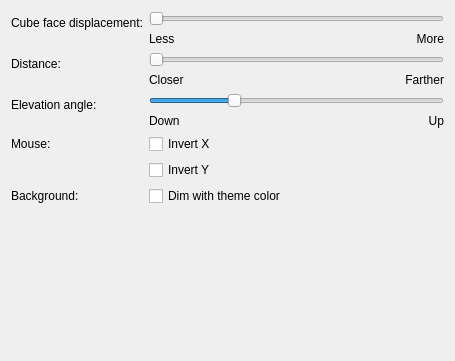
<?xml version="1.0" encoding="UTF-8"?>
<ui version="4.0">
 <class>CubeEffectConfig</class>
 <widget class="QWidget" name="CubeEffectConfig">
  <property name="geometry">
   <rect>
    <x>0</x>
    <y>0</y>
    <width>455</width>
    <height>361</height>
   </rect>
  </property>
  <property name="minimumSize">
   <size>
    <width>400</width>
    <height>250</height>
   </size>
  </property>
  <layout class="QFormLayout" name="formLayout">
   <item row="0" column="0">
    <widget class="QLabel" name="label_2">
     <property name="text">
      <string>Cube face displacement:</string>
     </property>
    </widget>
   </item>
   <item row="0" column="1">
    <layout class="QGridLayout" name="gridLayout">
     <item row="0" column="0" colspan="2">
      <widget class="QSlider" name="kcfg_CubeFaceDisplacement">
       <property name="maximum">
        <number>300</number>
       </property>
       <property name="orientation">
        <enum>Qt::Horizontal</enum>
       </property>
      </widget>
     </item>
     <item row="1" column="0">
      <widget class="QLabel" name="label_less">
       <property name="sizePolicy">
        <sizepolicy hsizetype="Expanding" vsizetype="Preferred">
         <horstretch>0</horstretch>
         <verstretch>0</verstretch>
        </sizepolicy>
       </property>
       <property name="text">
        <string>Less</string>
       </property>
      </widget>
     </item>
     <item row="1" column="1">
      <widget class="QLabel" name="label_more">
       <property name="sizePolicy">
        <sizepolicy hsizetype="Expanding" vsizetype="Preferred">
         <horstretch>0</horstretch>
         <verstretch>0</verstretch>
        </sizepolicy>
       </property>
       <property name="text">
        <string>More</string>
       </property>
       <property name="alignment">
        <set>Qt::AlignRight|Qt::AlignTrailing|Qt::AlignVCenter</set>
       </property>
      </widget>
     </item>
    </layout>
   </item>
   <item row="1" column="0">
    <widget class="QLabel" name="label">
     <property name="text">
      <string>Distance:</string>
     </property>
    </widget>
   </item>
   <item row="1" column="1">
    <layout class="QGridLayout" name="gridLayout_2">
     <item row="0" column="0" colspan="2">
      <widget class="QSlider" name="slider_DistanceFactor">
       <property name="minimum">
        <number>100</number>
       </property>
       <property name="maximum">
        <number>300</number>
       </property>
       <property name="orientation">
        <enum>Qt::Horizontal</enum>
       </property>
      </widget>
     </item>
     <item row="1" column="0">
      <widget class="QLabel" name="label_closer">
       <property name="sizePolicy">
        <sizepolicy hsizetype="Expanding" vsizetype="Preferred">
         <horstretch>0</horstretch>
         <verstretch>0</verstretch>
        </sizepolicy>
       </property>
       <property name="text">
        <string>Closer</string>
       </property>
      </widget>
     </item>
     <item row="1" column="1">
      <widget class="QLabel" name="label_farther">
       <property name="sizePolicy">
        <sizepolicy hsizetype="Expanding" vsizetype="Preferred">
         <horstretch>0</horstretch>
         <verstretch>0</verstretch>
        </sizepolicy>
       </property>
       <property name="text">
        <string>Farther</string>
       </property>
       <property name="alignment">
        <set>Qt::AlignRight|Qt::AlignTrailing|Qt::AlignVCenter</set>
       </property>
      </widget>
     </item>
    </layout>
   </item>
   <item row="2" column="0">
    <widget class="QLabel" name="label_Elevation">
     <property name="text">
      <string>Elevation angle:</string>
     </property>
    </widget>
   </item>
   <item row="2" column="1">
    <layout class="QGridLayout" name="gridLayout_3">
     <item row="0" column="0" colspan="2">
      <widget class="QSlider" name="kcfg_ElevationAngle">
       <property name="minimum">
        <number>-45</number>
       </property>
       <property name="maximum">
        <number>45</number>
       </property>
       <property name="value">
        <number>-20</number>
       </property>
       <property name="orientation">
        <enum>Qt::Horizontal</enum>
       </property>
      </widget>
     </item>
     <item row="1" column="0">
      <widget class="QLabel" name="label_down">
       <property name="sizePolicy">
        <sizepolicy hsizetype="Expanding" vsizetype="Preferred">
         <horstretch>0</horstretch>
         <verstretch>0</verstretch>
        </sizepolicy>
       </property>
       <property name="text">
        <string>Down</string>
       </property>
      </widget>
     </item>
     <item row="1" column="1">
      <widget class="QLabel" name="label_up">
       <property name="sizePolicy">
        <sizepolicy hsizetype="Expanding" vsizetype="Preferred">
         <horstretch>0</horstretch>
         <verstretch>0</verstretch>
        </sizepolicy>
       </property>
       <property name="text">
        <string>Up</string>
       </property>
       <property name="alignment">
        <set>Qt::AlignRight|Qt::AlignTrailing|Qt::AlignVCenter</set>
       </property>
      </widget>
     </item>
    </layout>
   </item>
   <item row="3" column="0">
    <widget class="QLabel" name="label_Mouse">
     <property name="text">
      <string>Mouse:</string>
     </property>
    </widget>
   </item>
   <item row="3" column="1">
    <widget class="QCheckBox" name="kcfg_MouseInvertedX">
     <property name="text">
      <string>Invert X</string>
     </property>
    </widget>
   </item>
   <item row="4" column="1">
    <widget class="QCheckBox" name="kcfg_MouseInvertedY">
     <property name="text">
      <string>Invert Y</string>
     </property>
    </widget>
   </item>
   
   <item row="5" column="0">
    <widget class="QLabel" name="label_Background">
     <property name="text">
      <string>Background:</string>
     </property>
    </widget>
   </item>
   <item row="5" column="1">
    <widget class="QCheckBox" name="kcfg_DimWithThemeColor">
     <property name="text">
      <string>Dim with theme color</string>
     </property>
    </widget>
   </item>
   <item row="6" column="0" colspan="2">
    <widget class="KShortcutsEditor" name="shortcutsEditor" native="true">
     <property name="sizePolicy">
      <sizepolicy hsizetype="Preferred" vsizetype="Preferred">
       <horstretch>0</horstretch>
       <verstretch>0</verstretch>
      </sizepolicy>
     </property>
    </widget>
   </item>
  </layout>
 </widget>
 <customwidgets>
  <customwidget>
   <class>KColorButton</class>
   <extends>QPushButton</extends>
   <header>kcolorbutton.h</header>
  </customwidget>
  <customwidget>
   <class>KShortcutsEditor</class>
   <extends>QWidget</extends>
   <header>kshortcutseditor.h</header>
   <container>1</container>
  </customwidget>
 </customwidgets>
 <resources/>
 <connections>
 </connections>
</ui>
